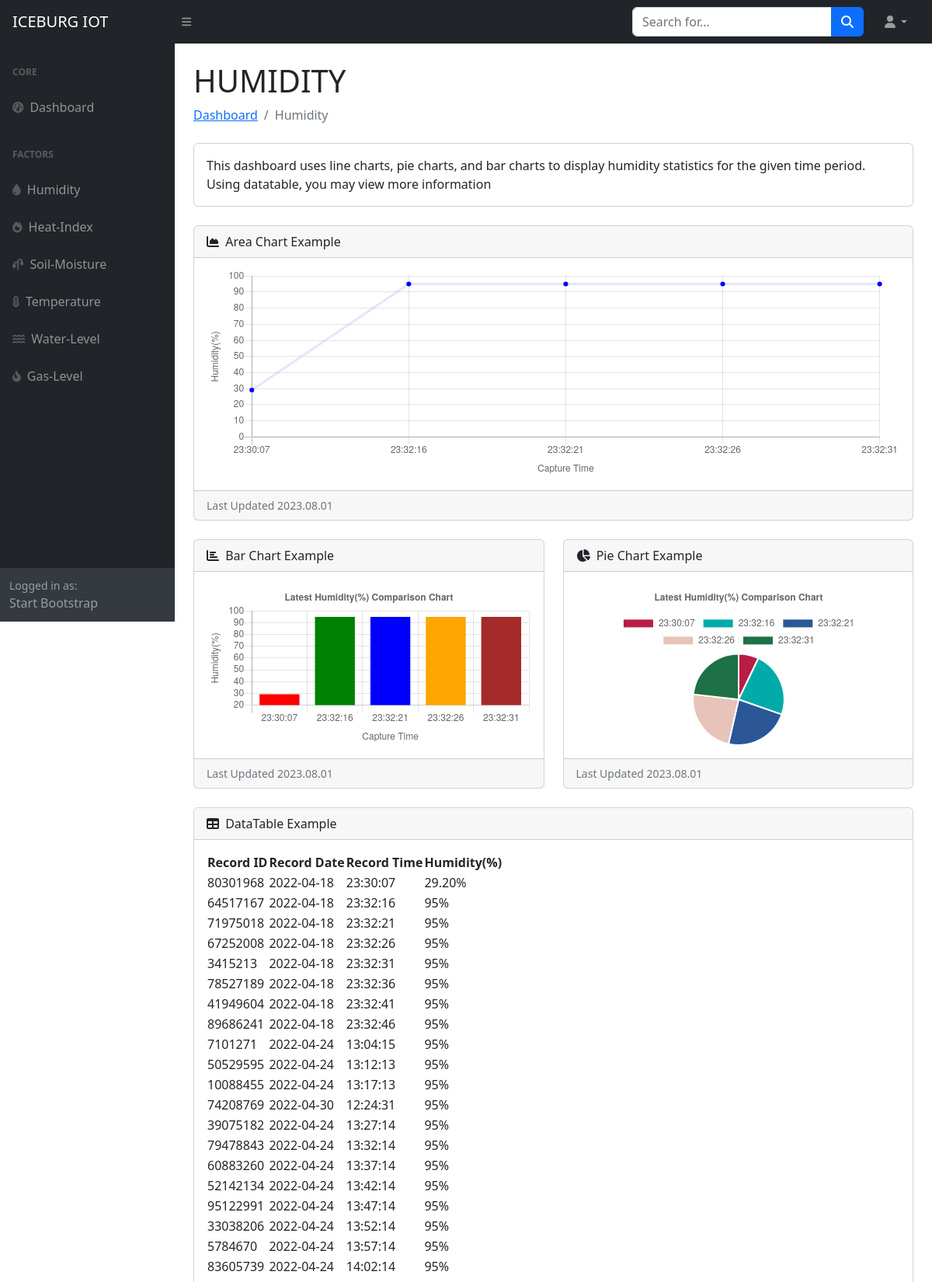
Page /humidity.php (upper part) on the committed database.
### tables this page shows
CREATE TABLE IF NOT EXISTS `sensor_box_01` (
  `Record_ID` int(10) NOT NULL,
  `Record_Date` varchar(12) NOT NULL,
  `Record_Time` varchar(10) NOT NULL,
  `Temperature` varchar(5) NOT NULL,
  `Humidity` varchar(5) NOT NULL,
  `Heat_Index` varchar(5) NOT NULL,
  `Gas_Value` varchar(5) NOT NULL,
  PRIMARY KEY (`Record_ID`)
);

### humidity.php (the view, shortened to what this page needs)
<?php
include('php/config.php');
$SQL = "SELECT * FROM `sensor_box_01` LIMIT 5;";
$stmt = $conn->prepare($SQL);
$stmt->execute();
$sensor_data = $stmt->get_result();
?>
<!DOCTYPE html>
<html lang="en">
<?php include 'assets/components/head.php' ?>
<body class="sb-nav-fixed">
    <?php include 'assets/components/navbar.php' ?>
    <?php include 'sidebar.php' ?>
    <div id="layoutSidenav_content">
        <main>
            <div class="container-fluid px-4">
                <h1 class="mt-4">HUMIDITY</h1>
                <ol class="breadcrumb mb-4">
                    <li class="breadcrumb-item"><a href="index.html">Dashboard</a></li>
                    <li class="breadcrumb-item active">Humidity</li>
                </ol>
                <div class="card mb-4">
                    <div class="card-body">
                    This dashboard uses line charts, pie charts, and bar charts to display humidity statistics for the given time period. Using datatable, you may view more information
                    </div>
                </div>
                <div class="card mb-4">
                    <div class="card-header">
                        <i class="fas fa-chart-area me-1"></i>
                        Area Chart Example
                    </div>
                    <div class="card-body"><canvas id="areaChart" width="100%" height="30"></canvas></div>
                    <div class="card-footer small text-muted">Last Updated <?php echo date("Y.m.d") ?></div>
                </div>
                <div class="row">
                    <div class="col-lg-6">
                        <div class="card mb-4">
                            <div class="card-header">
                                <i class="fas fa-chart-bar me-1"></i>
                                Bar Chart Example
                            </div>
                            <div class="card-body"><canvas id="myChart2" style="width:100%; max-width:600px"></canvas></div>
                            <div class="card-footer small text-muted">Last Updated <?php echo date("Y.m.d") ?></div>
                        </div>
                    </div>
                    <div class="col-lg-6">
                        <div class="card mb-4">
                            <div class="card-header">
                                <i class="fas fa-chart-pie me-1"></i>
                                Pie Chart Example
                            </div>
                            <div class="card-body"><canvas id="myChart" style="width:100%;max-width:600px"></canvas></div>
                            <div class="card-footer small text-muted">Last Updated <?php echo date("Y.m.d") ?></div>
                        </div>
                    </div>
                </div>
                <?php
                $SQL = "SELECT * FROM `sensor_box_01`;";
                $stmt = $conn->prepare($SQL);
                $stmt->execute();
                $all_data = $stmt->get_result();
                ?>
                <div class="card mb-4">
                            <div class="card-header">
                                <i class="fas fa-table me-1"></i>
                                DataTable Example
                            </div>
                            <div class="card-body">
                                <table id="datatablesSimple">
                                    <thead>
                                        <tr>
                                            <th>Record ID</th>
                                            <th>Record Date</th>
                                            <th>Record Time</th>
                                            <th>Humidity(%)</th>
                                        </tr>
                                    </thead>
                                    <tbody>
                                        <?php foreach ($all_data as $row) { ?>
                                            <tr>
                                                <td><?php echo $row['Record_ID'] ?></td>
                                                <td><?php echo $row['Record_Date'] ?></td>
                                                <td><?php echo $row['Record_Time'] ?></td>
                                                <td><?php echo $row['Humidity'].'%' ?></td>
                                            </tr>
                                        <?php } ?>
                                    </tbody>
                                </table>
                            </div>
                        </div>
                </div>
        </main>
    </div>
    </div>
    <script>
        var yValues = [];
        var xValues = [];
        <?php foreach ($sensor_data as $row) {
            $humidity = (float)$row['Humidity'];
            $record_time = $row['Record_Time'];
        ?>
            yValues.push(<?php echo $humidity; ?>);
            xValues.push('<?php echo $record_time; ?>');
        <?php } ?>
        var barColors = [
            "#b91d47",
            "#00aba9",
            "#2b5797",
            "#e8c3b9",
            "#1e7145"
        ];
        new Chart("myChart", {
            type: "pie",
            data: {
                labels: xValues,
                datasets: [{
                    backgroundColor: barColors,
                    data: yValues
                }]
            },
            options: {
                title: {
                    display: true,
                    text: "Latest Humidity(%) Comparison Chart"
                }
            }
        });
    </script>
    <script>
        var yValues = [];
        var xValues = [];
        <?php foreach ($sensor_data as $row) {
            $humidity = (float)$row['Humidity'];
            $time = $row['Record_Time'];
        ?>
            yValues.push(<?php echo $humidity; ?>);
            xValues.push('<?php echo $time; ?>');
        <?php } ?>
        var barColors = ["red", "green", "blue", "orange", "brown"];
        new Chart("myChart2", {
            type: "bar",
            data: {
                labels: xValues,
                datasets: [{
                    backgroundColor: barColors,
                    data: yValues
                }]
            },
            options: {
                legend: {
                    display: false
                },
                title: {
                    display: true,
                    text: "Latest Humidity(%) Comparison Chart"
                },
                scales: {
                    yAxes: [{
                        scaleLabel:{
                            display: true,
                            labelString: 'Humidity(%)'
                        }}],
                    xAxes: [{
                        display: true,
                        scaleLabel: {
                            display: true,
                            labelString: 'Capture Time'
                        }}],
                }
            }
        });
    </script>
    <script>
        var xValues = [];
        var yValues = [];
        <?php foreach ($sensor_data as $row) {
            $humidity = (float)$row['Humidity'];
            $time = $row['Record_Time'];
        ?>
            xValues.push('<?php echo $time; ?>');
            yValues.push(<?php echo $humidity; ?>);
        <?php } ?>
        console.log(xValues);
        console.log(yValues);
        new Chart("areaChart", {
            type: "line",
            data: {
                labels: xValues,
                datasets: [{
                    fill: false,
                    lineTension: 0,
                    backgroundColor: "rgba(0,0,255,1.0)",
                    borderColor: "rgba(0,0,255,0.1)",
                    data: yValues
                }]
            },
            options: {
                legend: {
                    display: false
                },
                scales: {
                    yAxes: [{
                        ticks: {
                            min: 0,
                            max: 100
                        },
                        scaleLabel:{
                            display: true,
                            labelString: 'Humidity(%)'
                        }}],
                    xAxes: [{
                        display: true,
                        scaleLabel: {
                            display: true,
                            labelString: 'Capture Time'
                        }}],
                }}
        });
    </script>
</body>
</html>

### rows in the picture
sensor_box_01: Record_ID "80301968", Record_Date "2022-04-18", Record_Time "23:30:07", Humidity "29.20"
sensor_box_01: Record_ID "64517167", Record_Date "2022-04-18", Record_Time "23:32:16", Humidity "95"
sensor_box_01: Record_ID "71975018", Record_Date "2022-04-18", Record_Time "23:32:21", Humidity "95"
sensor_box_01: Record_ID "67252008", Record_Date "2022-04-18", Record_Time "23:32:26", Humidity "95"
sensor_box_01: Record_ID "3415213", Record_Date "2022-04-18", Record_Time "23:32:31", Humidity "95"
sensor_box_01: Record_ID "78527189", Record_Date "2022-04-18", Record_Time "23:32:36", Humidity "95"
sensor_box_01: Record_ID "41949604", Record_Date "2022-04-18", Record_Time "23:32:41", Humidity "95"
sensor_box_01: Record_ID "89686241", Record_Date "2022-04-18", Record_Time "23:32:46", Humidity "95"
sensor_box_01: Record_ID "7101271", Record_Date "2022-04-24", Record_Time "13:04:15", Humidity "95"
sensor_box_01: Record_ID "50529595", Record_Date "2022-04-24", Record_Time "13:12:13", Humidity "95"
sensor_box_01: Record_ID "10088455", Record_Date "2022-04-24", Record_Time "13:17:13", Humidity "95"
sensor_box_01: Record_ID "74208769", Record_Date "2022-04-30", Record_Time "12:24:31", Humidity "95"
sensor_box_01: Record_ID "39075182", Record_Date "2022-04-24", Record_Time "13:27:14", Humidity "95"
sensor_box_01: Record_ID "79478843", Record_Date "2022-04-24", Record_Time "13:32:14", Humidity "95"
sensor_box_01: Record_ID "60883260", Record_Date "2022-04-24", Record_Time "13:37:14", Humidity "95"
sensor_box_01: Record_ID "52142134", Record_Date "2022-04-24", Record_Time "13:42:14", Humidity "95"
sensor_box_01: Record_ID "95122991", Record_Date "2022-04-24", Record_Time "13:47:14", Humidity "95"
sensor_box_01: Record_ID "33038206", Record_Date "2022-04-24", Record_Time "13:52:14", Humidity "95"
sensor_box_01: Record_ID "5784670", Record_Date "2022-04-24", Record_Time "13:57:14", Humidity "95"
sensor_box_01: Record_ID "83605739", Record_Date "2022-04-24", Record_Time "14:02:14", Humidity "95"

### other values in the picture
chart data {{ $humidity }} 29.2, 95, 95, 95, 95
chart data {{ $record_time }} 23:30:07, 23:32:16, 23:32:21, 23:32:26, 23:32:31
chart data {{ $time }} 23:30:07, 23:32:16, 23:32:21, 23:32:26, 23:32:31
